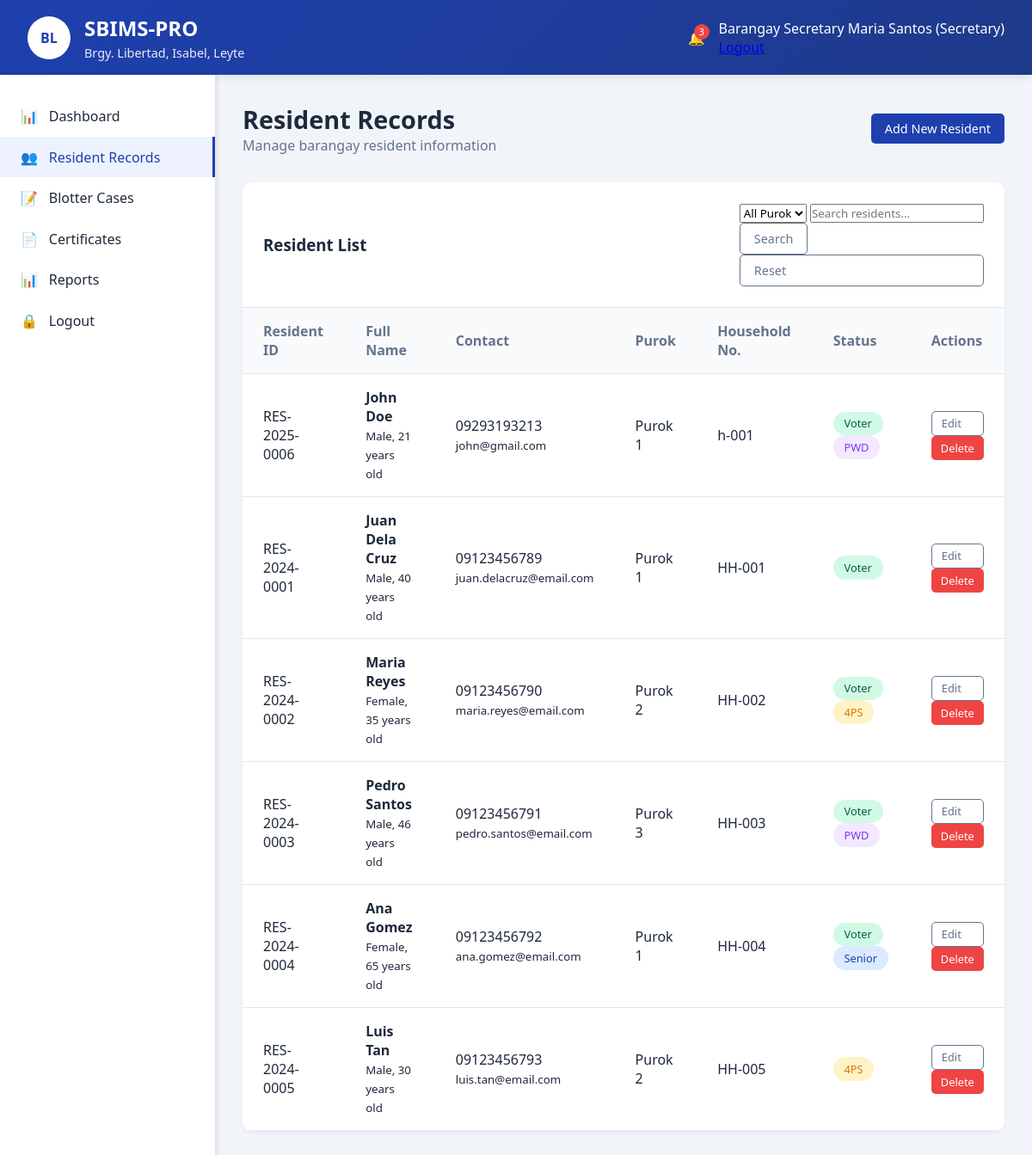
Page /secretary/residents.php (signed in) on the committed database.
### tables this page shows
CREATE TABLE `residents` (
  `id` int(11) NOT NULL,
  `resident_id` varchar(20) NOT NULL,
  `first_name` varchar(50) NOT NULL,
  `middle_name` varchar(50) DEFAULT NULL,
  `last_name` varchar(50) NOT NULL,
  `birthdate` date NOT NULL,
  `gender` enum('Male','Female') NOT NULL,
  `civil_status` enum('Single','Married','Widowed','Divorced') NOT NULL,
  `contact_number` varchar(15) DEFAULT NULL,
  `email` varchar(100) DEFAULT NULL,
  `address` text NOT NULL,
  `purok` varchar(50) NOT NULL,
  `household_number` varchar(20) DEFAULT NULL,
  `is_voter` tinyint(1) DEFAULT 0,
  `is_4ps` tinyint(1) DEFAULT 0,
  `is_senior` tinyint(1) DEFAULT 0,
  `is_pwd` tinyint(1) DEFAULT 0,
  `created_at` timestamp NOT NULL DEFAULT current_timestamp(),
  `updated_at` timestamp NOT NULL DEFAULT current_timestamp() ON UPDATE current_timestamp()
);

### config/functions.php (called while the page is built, shortened)
<?php
function calculateAge($birthdate) {
    $birthDate = new DateTime($birthdate);
    $today = new DateTime();
    $age = $today->diff($birthDate);
    return $age->y;
}
?>

### secretary/residents.php (the view, shortened to what this page needs)
<?php
require_once '../config/functions.php';
$database = new Database();
$db = $database->getConnection();
$search = $_GET['search'] ?? '';
$query = "SELECT * FROM residents WHERE 1=1";
$query .= " ORDER BY created_at DESC";
$stmt = $db->prepare($query);
$stmt->execute();
$residents = $stmt->fetchAll(PDO::FETCH_ASSOC);
?>
<?php include '../includes/header.php'; ?>
<?php include '../includes/topbar.php'; ?>
<div class="main-container">
    <?php include '../includes/sidebar.php'; ?>
    <main class="content">
        <div class="page-header">
            <div class="page-title">
                <h1>Resident Records</h1>
                <p>Manage barangay resident information</p>
            </div>
            <div class="page-actions">
                <a href="residents_add.php" class="btn btn-primary">Add New Resident</a>
            </div>
        </div>
        <div class="data-table">
            <div class="table-header">
                <h3>Resident List</h3>
                <div class="table-actions">
                    <form method="GET" class="search-form">
                        <select name="purok" onchange="this.form.submit()">
                            <option value="">All Purok</option>
                        </select>
                        <input type="text" name="search" placeholder="Search residents..." value="<?php echo htmlspecialchars($search); ?>">
                        <button type="submit" class="btn btn-outline">Search</button>
                        <a href="residents.php" class="btn btn-outline">Reset</a>
                    </form>
                </div>
            </div>
            <table>
                <thead>
                    <tr>
                        <th>Resident ID</th>
                        <th>Full Name</th>
                        <th>Contact</th>
                        <th>Purok</th>
                        <th>Household No.</th>
                        <th>Status</th>
                        <th>Actions</th>
                    </tr>
                </thead>
                <tbody>
                    <?php if (count($residents) > 0): ?>
                        <?php foreach ($residents as $resident): ?>
                        <tr>
                            <td><?php echo htmlspecialchars($resident['resident_id']); ?></td>
                            <td>
                                <strong><?php echo htmlspecialchars($resident['first_name'] . ' ' . $resident['last_name']); ?></strong><br>
                                <small><?php echo $resident['gender'] . ', ' . calculateAge($resident['birthdate']) . ' years old'; ?></small>
                            </td>
                            <td>
                                <?php echo htmlspecialchars($resident['contact_number']); ?><br>
                                <small><?php echo htmlspecialchars($resident['email']); ?></small>
                            </td>
                            <td><?php echo htmlspecialchars($resident['purok']); ?></td>
                            <td><?php echo htmlspecialchars($resident['household_number']); ?></td>
                            <td>
                                <?php
                                $badges = [];
                                if ($resident['is_voter']) $badges[] = '<span class="status status-approved">Voter</span>';
                                if ($resident['is_4ps']) $badges[] = '<span class="status status-pending">4PS</span>';
                                if ($resident['is_senior']) $badges[] = '<span class="status status-settled">Senior</span>';
                                if ($resident['is_pwd']) $badges[] = '<span class="status status-referred">PWD</span>';
                                echo implode(' ', $badges);
                                ?>
                            </td>
                            <td>
                                <a href="residents_edit.php?id=<?php echo $resident['id']; ?>" class="btn btn-sm btn-outline">Edit</a>
                                <a href="residents_delete.php?id=<?php echo $resident['id']; ?>" class="btn btn-sm btn-danger" onclick="return confirm('Are you sure?')">Delete</a>
                            </td>
                        </tr>
                        <?php endforeach; ?>
                    <?php endif; ?>
                </tbody>
            </table>
        </div>
    </main>
</div>
<?php include '../includes/footer.php'; ?>

### assets/css/main.css (style rules this page uses)
:root { --primary: #1e40af; --primary-dark: #1e3a8a; --secondary: #64748b; --success: #10b981; --warning: #f59e0b; --danger: #ef4444; --light: #f8fafc; --dark: #1e293b; }
* { margin: 0; padding: 0; box-sizing: border-box; font-family: 'Segoe UI', Tahoma, Geneva, Verdana, sans-serif; }
body { background-color: #f1f5f9; color: var(--dark); }
.main-container { display: flex; min-height: calc(100vh - 80px); }
.content { flex: 1; padding: 2rem; }
.page-header { display: flex; justify-content: space-between; align-items: center; margin-bottom: 2rem; }
.page-title h1 { font-size: 1.8rem; color: var(--dark); }
.page-title p { color: var(--secondary); }
.btn { padding: 0.5rem 1rem; border: none; border-radius: 5px; cursor: pointer; font-weight: 500; display: flex; align-items: center; gap: 0.5rem; transition: all 0.3s; text-decoration: none; font-size: 0.9rem; }
.btn-primary { background: var(--primary); color: white; }
.btn-outline { background: transparent; border: 1px solid var(--secondary); color: var(--secondary); }
.btn-danger { background: var(--danger); color: white; }
.btn-sm { padding: 0.3rem 0.7rem; font-size: 0.8rem; }

### assets/css/dashboard.css (style rules this page uses)
.data-table { background: white; border-radius: 10px; overflow: hidden; box-shadow: 0 2px 5px rgba(0,0,0,0.05); margin-bottom: 2rem; }
.table-header { padding: 1.5rem; border-bottom: 1px solid #e2e8f0; display: flex; justify-content: space-between; align-items: center; }
.table-header h3 { color: var(--dark); }
.table-actions { display: flex; gap: 0.5rem; }
table { width: 100%; border-collapse: collapse; }
th, td { padding: 1rem 1.5rem; text-align: left; border-bottom: 1px solid #e2e8f0; }
th { background: #f8fafc; font-weight: 600; color: var(--secondary); }
.status { padding: 0.3rem 0.8rem; border-radius: 20px; font-size: 0.8rem; font-weight: 500; display: inline-block; }
.status-pending { background: #fef3c7; color: #d97706; }
.status-approved { background: #d1fae5; color: #065f46; }
.status-settled { background: #dbeafe; color: #1e40af; }
.status-referred { background: #f3e8ff; color: #7c3aed; }

### rows in the picture
residents: resident "RES-2025-0006", first_name+last_name "John Doe", gender "Male", birthdate "21", contact_number "09293193213", email "john@gmail.com", purok "Purok 1", household_number "h-001"
residents: resident "RES-2024-0001", first_name+last_name "Juan Dela Cruz", gender "Male", birthdate "40", contact_number "09123456789", email "juan.delacruz@email.com", purok "Purok 1", household_number "HH-001"
residents: resident "RES-2024-0002", first_name+last_name "Maria Reyes", gender "Female", birthdate "35", contact_number "09123456790", email "maria.reyes@email.com", purok "Purok 2", household_number "HH-002"
residents: resident "RES-2024-0003", first_name+last_name "Pedro Santos", gender "Male", birthdate "46", contact_number "09123456791", email "pedro.santos@email.com", purok "Purok 3", household_number "HH-003"
residents: resident "RES-2024-0004", first_name+last_name "Ana Gomez", gender "Female", birthdate "65", contact_number "09123456792", email "ana.gomez@email.com", purok "Purok 1", household_number "HH-004"
residents: resident "RES-2024-0005", first_name+last_name "Luis Tan", gender "Male", birthdate "30", contact_number "09123456793", email "luis.tan@email.com", purok "Purok 2", household_number "HH-005"

### other values in the picture
$_SESSION['full_name'] "Barangay Secretary Maria Santos"
$_SESSION['user_role'] "Secretary"
